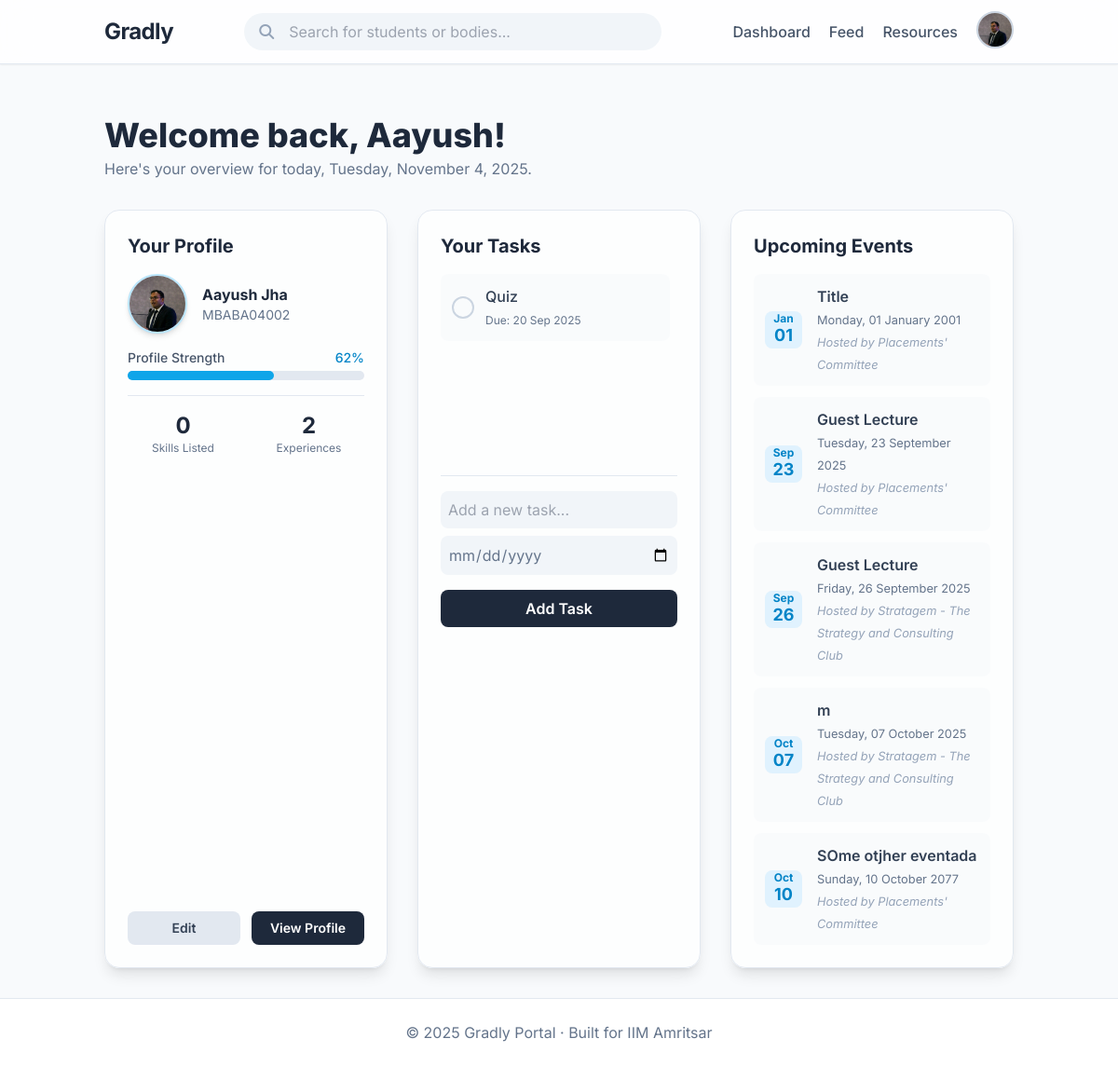
The page /dashboard (signed in) on the database as committed earlier.
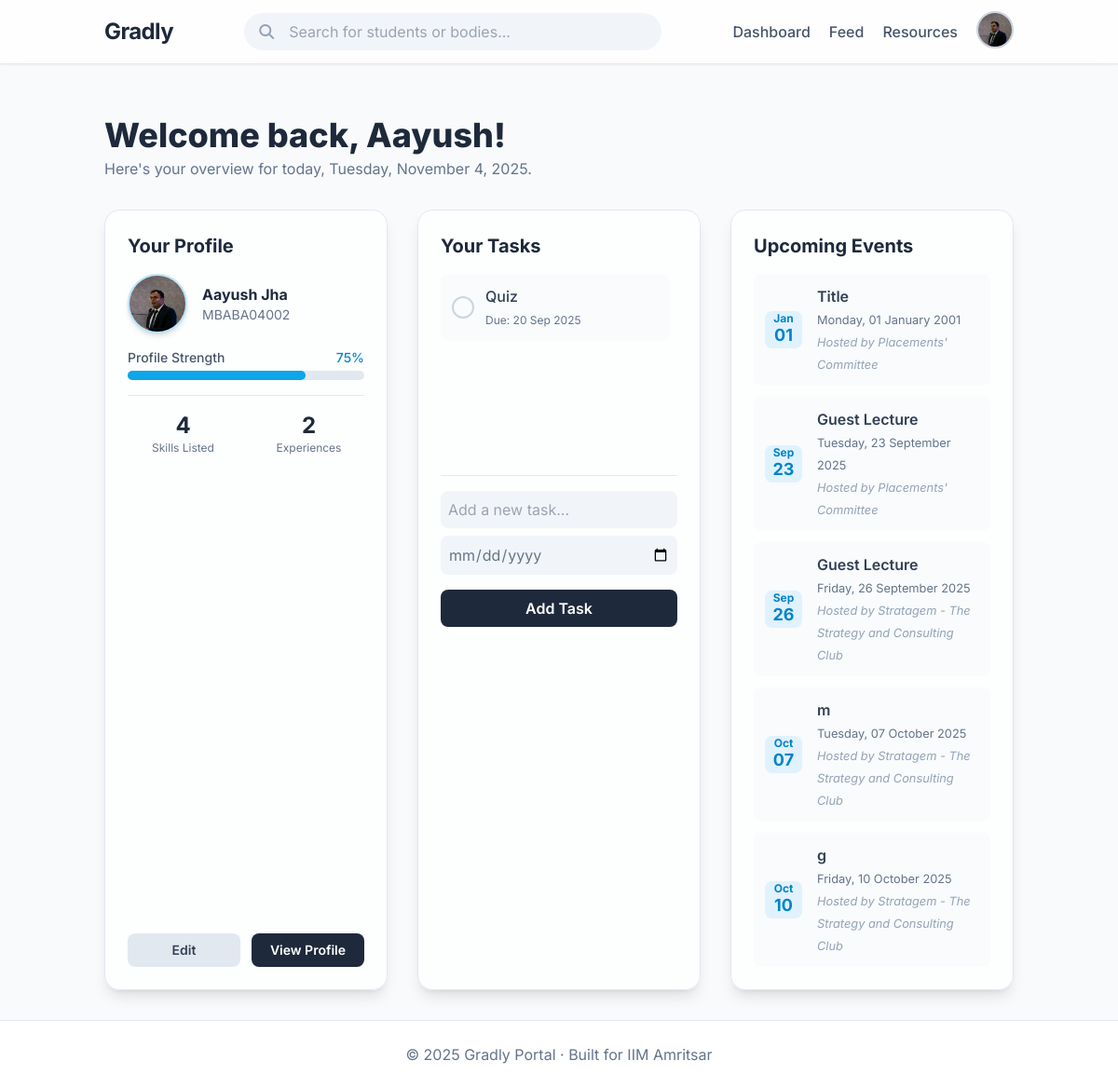
The same page on the database as committed later.
### models.py (models this page shows, shortened)
class Task(db.Model):
    id = db.Column(db.Integer, primary_key=True)
    title = db.Column(db.String(200), nullable=False)
    due_date = db.Column(db.DateTime, nullable=True)
    is_done = db.Column(db.Boolean, default=False)
    user_id = db.Column(db.Integer, db.ForeignKey('user.id'))

class BodyEvent(db.Model):
    id = db.Column(db.Integer, primary_key=True)
    title = db.Column(db.String(250), nullable=False)
    description = db.Column(db.Text, nullable=True)
    poster = db.Column(db.String(200), nullable=True)  # path in static/uploads/
    date = db.Column(db.DateTime, default=datetime.utcnow)
    body_id = db.Column(db.Integer, db.ForeignKey('student_body.id'), nullable=False)

class StudentBody(db.Model, UserMixin):
    id = db.Column(db.Integer, primary_key=True)
    name = db.Column(db.String(200), nullable=False)
    email = db.Column(db.String(200), unique=True, nullable=False)
    body_type = db.Column(db.String(100), nullable=True)
    description = db.Column(db.Text, nullable=True)
    password = db.Column(db.String(200), nullable=False)
    logo = db.Column(db.String(200), nullable=True)
    posts = db.relationship("StudentBodyPost", backref="student_body", lazy=True, cascade="all, delete-orphan")
    events = db.relationship("BodyEvent", backref="body", lazy=True, cascade="all, delete-orphan")

### routes/dashboard.py (the view, shortened to what this page needs)
@dashboard_bp.route('/dashboard', methods=['GET', 'POST'])
@login_required
def dashboard():
    tasks = Task.query.filter_by(user_id=current_user.id).order_by(Task.due_date).all()
    body_events = BodyEvent.query.order_by(BodyEvent.date.asc()).limit(5).all()
    form = TaskForm()
    return render_template(
        "dashboard.html",
        tasks=tasks,
        events=body_events,   # ✅ pass body events here
        form=form
    )

### forms.py
class TaskForm(FlaskForm):
    title = StringField('Task Title', validators=[DataRequired()])
    due_date = DateField('Deadline', format='%Y-%m-%d', validators=[DataRequired()])
    submit = SubmitField('Add Task')

### app.py (called while the page is built)
@login_manager.user_loader
def load_user(user_id):
    if user_id.startswith("U_"):
        roll = user_id.split("_", 1)[1]   # keep string as-is
        return User.query.get(roll)
    elif user_id.startswith("B_"):
        body_id = user_id.split("_", 1)[1]
        return StudentBody.query.get(int(body_id))
    return None

@app.before_request
def create_tables():
    db.create_all()

### models.py (called while the page is built)
    @property
    def user_type(self):
        return "student"

### templates/dashboard.html (shortened to what the changed rows need)
{% extends "base.html" %}
{% block content %}
<div class="mb-8">
    <h1 class="text-4xl font-extrabold text-slate-800">Welcome back, {{ current_user.name.split(' ')[0] }}!</h1>
</div>
<div class="grid md:grid-cols-3 gap-8">
    <div class="flex flex-col bg-white/70 backdrop-blur-lg p-6 rounded-2xl shadow-lg border border-slate-200">
        <h2 class="text-xl font-bold text-slate-800 mb-4">Your Profile</h2>
        {% set total_items = 8 %}
        {% set completed_items = 0 %}
        {% if current_user.profile_pic %}{% set completed_items = completed_items + 1 %}{% endif %}
        {% if current_user.resume %}{% set completed_items = completed_items + 1 %}{% endif %}
        {% if current_user.phone %}{% set completed_items = completed_items + 1 %}{% endif %}
        {% if current_user.cgpa %}{% set completed_items = completed_items + 1 %}{% endif %}
        {% if current_user.work_experiences|length > 0 %}{% set completed_items = completed_items + 1 %}{% endif %}
        {% if current_user.internships|length > 0 %}{% set completed_items = completed_items + 1 %}{% endif %}
        {% if current_user.skills|length > 0 %}{% set completed_items = completed_items + 1 %}{% endif %}
        {% if current_user.certifications|length > 0 %}{% set completed_items = completed_items + 1 %}{% endif %}
        {% set percentage = (completed_items / total_items * 100)|round|int %}
        <div class="mb-4">
            <div class="flex justify-between mb-1">
                <span class="text-sm font-medium text-slate-600">Profile Strength</span>
                <span class="text-sm font-medium text-sky-600">{{ percentage }}%</span>
            </div>
            <div class="w-full bg-slate-200 rounded-full h-2.5">
                <div class="bg-sky-500 h-2.5 rounded-full transition-all duration-500" style="width: {{percentage}}%">
                </div>
            </div>
        </div>
        <div class="grid grid-cols-2 gap-4 text-center border-t border-slate-200 pt-4 mb-4">
            <div>
                <p class="text-2xl font-bold text-slate-800">{{ current_user.skills|length }}</p>
                <p class="text-xs text-slate-500">Skills Listed</p>
            </div>
        </div>
    </div>
    <div class="bg-white/70 backdrop-blur-lg p-6 rounded-2xl shadow-lg border border-slate-200">
        <h2 class="text-xl font-bold text-slate-800 mb-4">Your Tasks</h2>
        <ul class="space-y-3 mb-6 h-48 overflow-y-auto pr-2">
            {% for task in tasks %}
            <li class="flex justify-between items-center bg-slate-50/80 p-3 rounded-lg">
                <div class="flex items-center space-x-3">
                    <form method="POST" action="{{ url_for('tasks.toggle_task', task_id=task.id) }}">
                        <button type="submit"
                            class="w-6 h-6 rounded-full border-2 border-slate-300 flex items-center justify-center transition-all duration-200
                                {% if task.is_done %}bg-green-500 border-green-500{% else %}hover:border-sky-400{% endif %}">
                        </button>
                    </form>
                    <div class="{% if task.is_done %}line-through text-slate-400{% else %}text-slate-700{% endif %}">
                        <p class="font-medium">{{ task.title }}</p>
                        <small class="text-xs {% if task.is_done %}text-slate-400{% else %}text-slate-500{% endif %}">
                            Due: {{ task.due_date.strftime('%d %b %Y') if task.due_date else 'No deadline' }}
                        </small>
                    </div>
                </div>
            </li>
            {% else %}
            <p class="text-slate-500 text-center py-10">You're all caught up!</p>
            {% endfor %}
        </ul>
    </div>
<div class="bg-white/70 backdrop-blur-lg p-6 rounded-2xl shadow-lg border border-slate-200">
    <h2 class="text-xl font-bold text-slate-800 mb-4">Upcoming Events</h2>
    <ul class="space-y-3">
        {% for event in events %}
        <li class="bg-slate-50/80 p-3 rounded-lg flex items-center space-x-4">
            <div
                class="flex-shrink-0 bg-sky-100 text-sky-600 h-10 w-10 rounded-lg flex flex-col items-center justify-center font-bold">
                <span class="text-xs -mb-1">{{ event.date.strftime('%b') }}</span>
                <span class="text-lg">{{ event.date.strftime('%d') }}</span>
            </div>
            <div>
                <p class="font-semibold text-slate-700">{{ event.title }}</p>
                <small class="text-slate-500">{{ event.date.strftime('%A, %d %B %Y') }}</small>
                <br>
                <small class="text-slate-400 italic">Hosted by {{ event.body.name }}</small>
            </div>
        </li>
        {% else %}
        <p class="text-slate-500">No upcoming events listed.</p>
        {% endfor %}
    </ul>
</div>
</div>
{% endblock %}

Rows that differ between the two databases and show on the page:
no longer on this page (row unchanged): BodyEvent: date "Oct", date "10", title "SOme otjher eventada", date "Sunday, 10 October 2077", body.name "Placements' Committee"
added BodyEvent: date "Oct", date "10", title "g", date "Friday, 10 October 2025", body.name "Stratagem - The Strategy and Consulting Club"
Other text that changed with them:
{{ percentage }}: "62" → "75"
{{ percentage }}: 62 → 75 (drawn)
{{ current_user.skills|length }}: "0" → "4"
